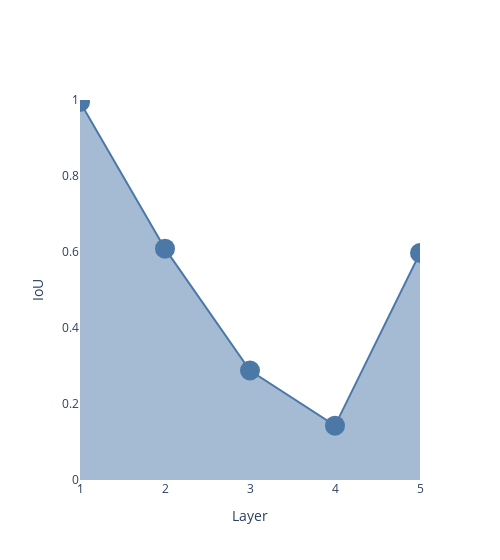

Notebook source saved alongside this figure:
### Code cell
iou_fig

### Figure 1 — Plotly figure (JSON) as saved in the notebook; plotly's stock layout.template omitted (floating-point values rounded to 4 significant figures)
{"data": [{"fill": "tozeroy", "line": {"color": "#4C78A8"}, "marker": {"size": 20}, "type": "scatter", "x": ["1", "2", "3", "4", "5"], "y": [0.9947, 0.6089, 0.2881, 0.1431, 0.5974]}], "layout": {"paper_bgcolor": "rgba(255,255,255,1)", "plot_bgcolor": "rgba(255,255,255,1)", "width": 500, "xaxis": {"title": {"text": "Layer"}}, "yaxis": {"range": [0, 1], "title": {"text": "IoU"}}}}
